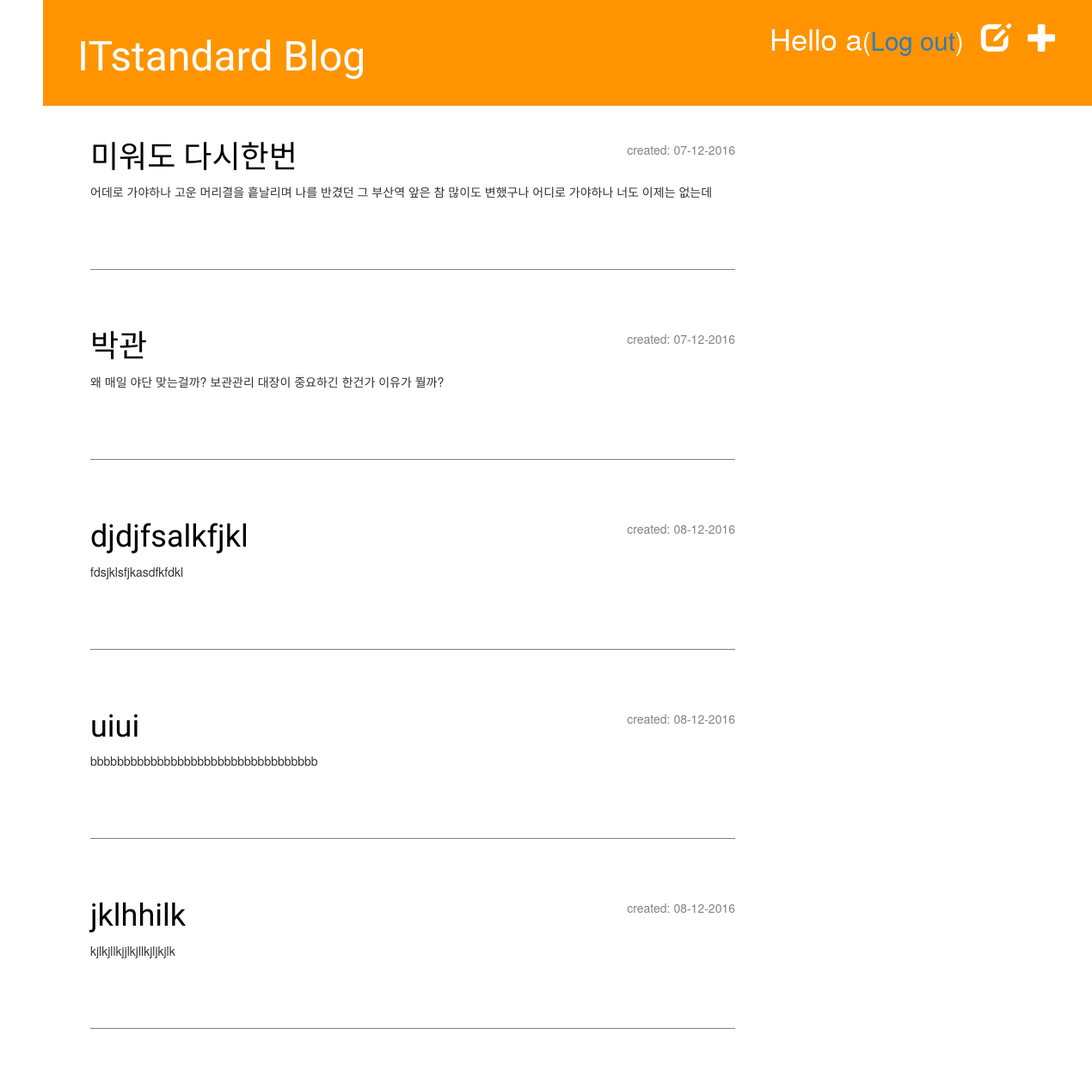
The page /drafts/ (signed in) on the database as committed earlier.
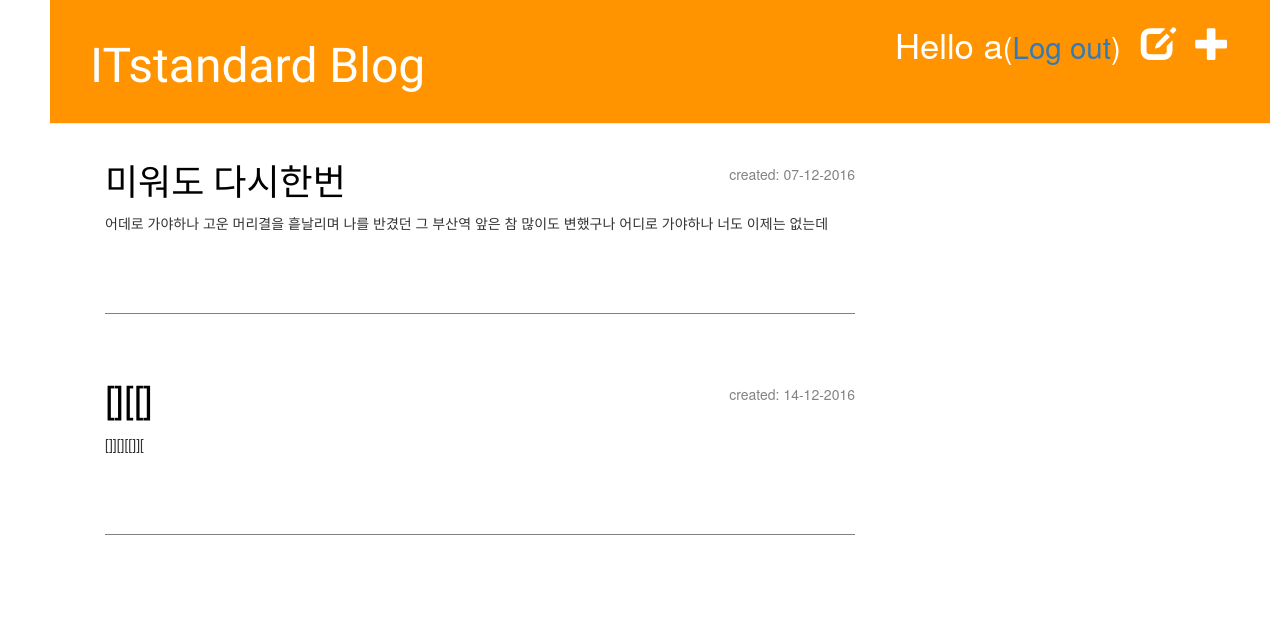
The same page on the database as committed later.
### blog/models.py (models this page shows, shortened)
class Post(models.Model):
    author = models.ForeignKey('auth.User')
    title = models.CharField(max_length=200)
    text = models.TextField()
    created_date = models.DateTimeField(default=timezone.now)
    published_date = models.DateTimeField(blank=True, null=True)

### blog/views.py (the view)
# urls.py: url(r'^drafts/$', views.post_draft_list, name='post_draft_list'),
@login_required
def post_draft_list(request):
    posts = Post.objects.filter(published_date__isnull=True).order_by('created_date')
    return render(request, 'blog/post_draft_list.html', {'posts':posts})

### blog/templates/blog/post_draft_list.html
{% extends 'blog/base.html' %}
{% block content %}
    {% for post in posts %}
        <div class="post">
            <p class="date">created: {{ post.created_date|date:'d-m-Y'}}</p>
            <h1><a href="{% url 'post_detail' pk=post.pk %}">{{ post.title }}</a> </h1>
            <p>{{ post.text|truncatechars:200 }}</p>
        </div>
    {% endfor %}
{% endblock %}

Rows that differ between the two databases and show on the page:
no longer on this page (row edited): Post: created_date "07-12-2016", title "박관", text "왜 매일 야단 맞는걸까? 보관관리 대장이 중요하긴 한건가 이유가 뭘까?"
removed Post: created_date "08-12-2016", title "djdjfsalkfjkl", text "fdsjklsfjkasdfkfdkl"
removed Post: created_date "08-12-2016", title "uiui", text "bbbbbbbbbbbbbbbbbbbbbbbbbbbbbbbbbb"
removed Post: created_date "08-12-2016", title "jklhhilk", text "kjlkjllkjjlkjllkjljkjlk"
added Post: created_date "14-12-2016", title "[][[]", text "[]][][[]]["
